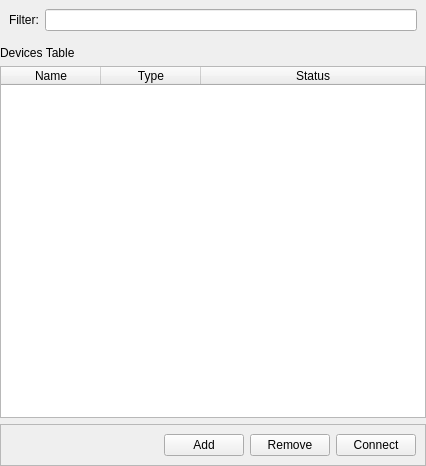
<?xml version="1.0" encoding="UTF-8"?>
<ui version="4.0">
 <class>DevicesTable</class>
 <widget class="QWidget" name="DevicesTable">
  <property name="geometry">
   <rect>
    <x>0</x>
    <y>0</y>
    <width>426</width>
    <height>466</height>
   </rect>
  </property>
  <property name="sizePolicy">
   <sizepolicy hsizetype="Preferred" vsizetype="Expanding">
    <horstretch>0</horstretch>
    <verstretch>0</verstretch>
   </sizepolicy>
  </property>
  <property name="windowTitle">
   <string>Form</string>
  </property>
  <layout class="QVBoxLayout" name="verticalLayout">
   <property name="leftMargin">
    <number>0</number>
   </property>
   <property name="topMargin">
    <number>0</number>
   </property>
   <property name="rightMargin">
    <number>0</number>
   </property>
   <property name="bottomMargin">
    <number>0</number>
   </property>
   <item>
    <widget class="QWidget" name="widget" native="true">
     <layout class="QFormLayout" name="formLayout">
      <item row="0" column="1">
       <widget class="QLineEdit" name="filter"/>
      </item>
      <item row="0" column="0">
       <widget class="QLabel" name="filterLabel">
        <property name="text">
         <string>Filter:</string>
        </property>
       </widget>
      </item>
     </layout>
    </widget>
   </item>
   <item>
    <widget class="QLabel" name="label">
     <property name="text">
      <string>Devices Table</string>
     </property>
    </widget>
   </item>
   <item>
    <widget class="QTableWidget" name="table">
     <property name="editTriggers">
      <set>QAbstractItemView::EditTrigger::NoEditTriggers</set>
     </property>
     <property name="alternatingRowColors">
      <bool>true</bool>
     </property>
     <property name="selectionMode">
      <enum>QAbstractItemView::SelectionMode::SingleSelection</enum>
     </property>
     <property name="selectionBehavior">
      <enum>QAbstractItemView::SelectionBehavior::SelectRows</enum>
     </property>
     <attribute name="horizontalHeaderStretchLastSection">
      <bool>true</bool>
     </attribute>
     <column>
      <property name="text">
       <string>Name</string>
      </property>
     </column>
     <column>
      <property name="text">
       <string>Type</string>
      </property>
     </column>
     <column>
      <property name="text">
       <string>Status</string>
      </property>
     </column>
    </widget>
   </item>
   <item>
    <widget class="QFrame" name="frame">
     <property name="frameShape">
      <enum>QFrame::Shape::StyledPanel</enum>
     </property>
     <property name="frameShadow">
      <enum>QFrame::Shadow::Raised</enum>
     </property>
     <layout class="QGridLayout" name="gridLayout">
      <item row="0" column="0">
       <spacer name="horizontalSpacer">
        <property name="orientation">
         <enum>Qt::Orientation::Horizontal</enum>
        </property>
        <property name="sizeHint" stdset="0">
         <size>
          <width>40</width>
          <height>20</height>
         </size>
        </property>
       </spacer>
      </item>
      <item row="0" column="1">
       <widget class="QPushButton" name="add">
        <property name="text">
         <string>Add</string>
        </property>
       </widget>
      </item>
      <item row="0" column="3">
       <widget class="QPushButton" name="connectionToggle">
        <property name="text">
         <string>Connect</string>
        </property>
       </widget>
      </item>
      <item row="0" column="2">
       <widget class="QPushButton" name="remove">
        <property name="text">
         <string>Remove</string>
        </property>
       </widget>
      </item>
     </layout>
    </widget>
   </item>
  </layout>
 </widget>
 <resources/>
 <connections/>
</ui>
